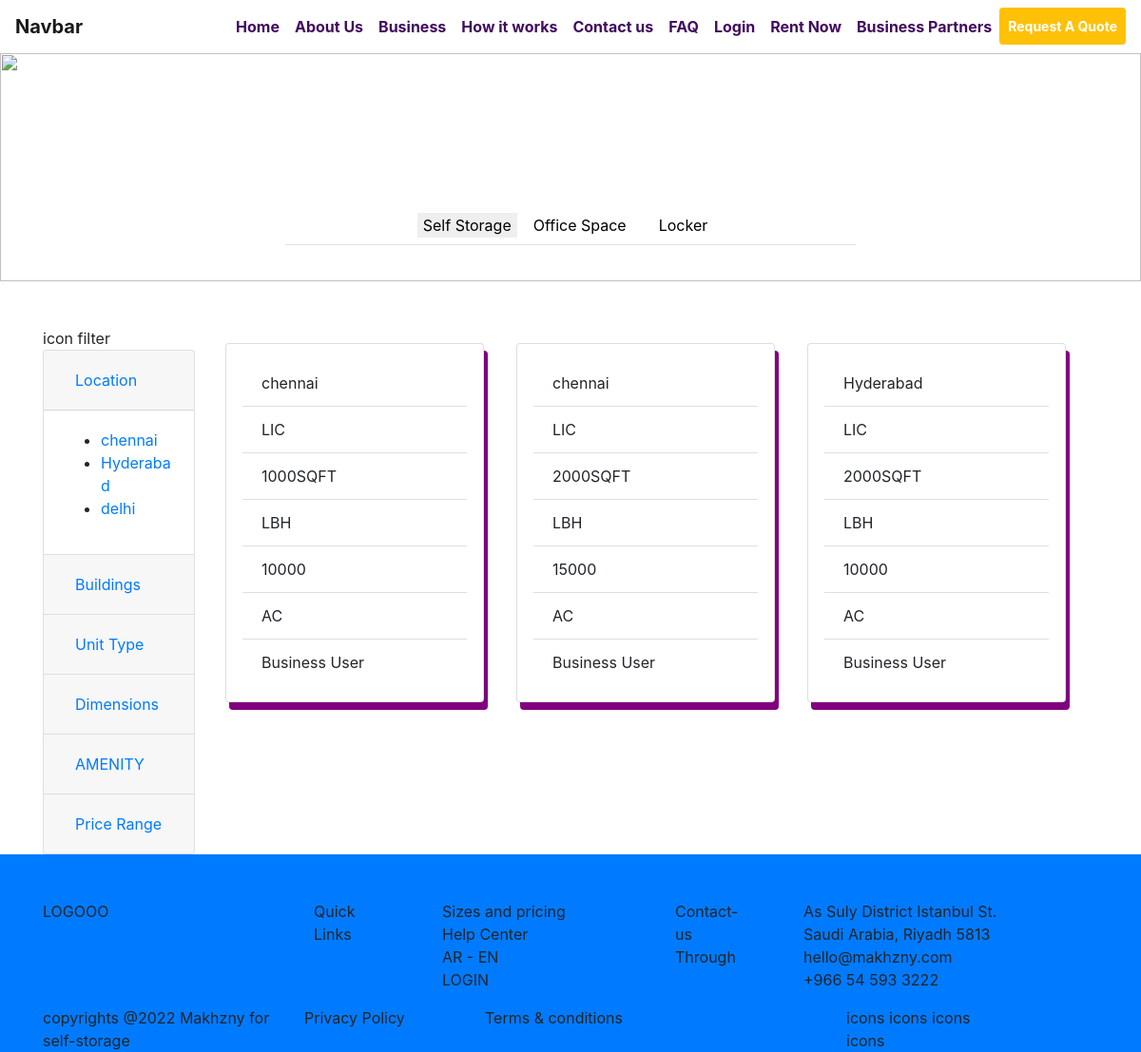
Page /buildings/LIC/ on the committed database.
### rentnow/models.py (models this page shows, shortened)
class Units(models.Model):
    location = models.CharField(max_length=265)
    buildings = models.CharField(max_length=265)
    unitTypes = models.CharField(max_length=265)
    dimensions = models.CharField(max_length=265)
    priceRange = models.IntegerField()
    amenity = models.CharField(max_length=265)
    slug = models.SlugField(blank=True)
    date = models.DateTimeField(default=datetime.now, blank=True)
    userType = models.CharField(max_length=265, choices=User_CHOICES, default=User_CHOICES[0][0])

### rentnow/views.py (the view)
# urls.py: path('buildings/<str:buildings>/', views.BuildingsBiased, name="getBuildings"),
def BuildingsBiased(request, buildings):
    getAllBuildings = Units.objects.filter(buildings=buildings)
    return render(request, "home/filtered.html", {"units": getAllBuildings})

### templates/home/filtered.html (shortened to what this page needs)
{% extends 'baselayout.html' %}
{% block content %}
{% for unit in units %}
<div class="card" style="width: 17rem; margin:17px; padding:17px;box-shadow:4px 8px purple;">
  <ul class="list-group list-group-flush">
    <li class="list-group-item">  {{unit.location}}</li>
    <li class="list-group-item">  {{unit.buildings}}</li>
    <li class="list-group-item"> {{unit.unitTypes}}</li>
      <li class="list-group-item">  {{unit.dimensions}}</li>
    <li class="list-group-item"> {{unit.priceRange}}</li>
    <li class="list-group-item"> {{unit.amenity}}</li>
    <li class="list-group-item"> {{unit.userType}}</li>
  </ul>
</div>
{% endfor %}
{% endblock %}

### rows in the picture
Units: location "chennai", buildings "LIC", unitTypes "1000SQFT", dimensions "LBH", priceRange "10000", amenity "AC", userType "Business User"
Units: location "chennai", buildings "LIC", unitTypes "2000SQFT", dimensions "LBH", priceRange "15000", amenity "AC", userType "Business User"
Units: location "Hyderabad", buildings "LIC", unitTypes "2000SQFT", dimensions "LBH", priceRange "10000", amenity "AC", userType "Business User"
